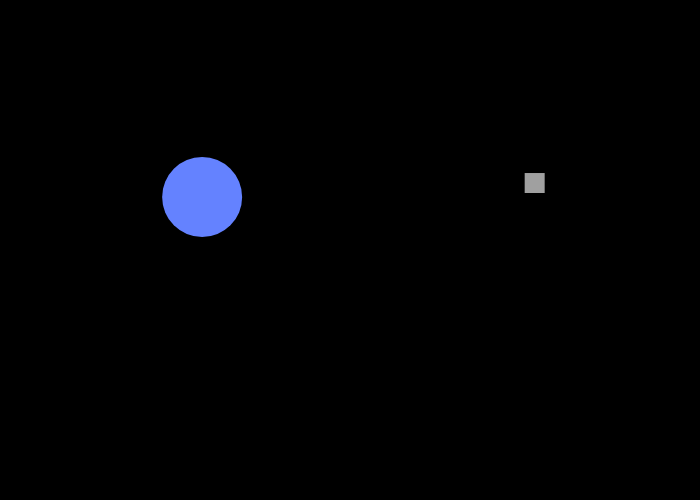
Frame 1 (no input)
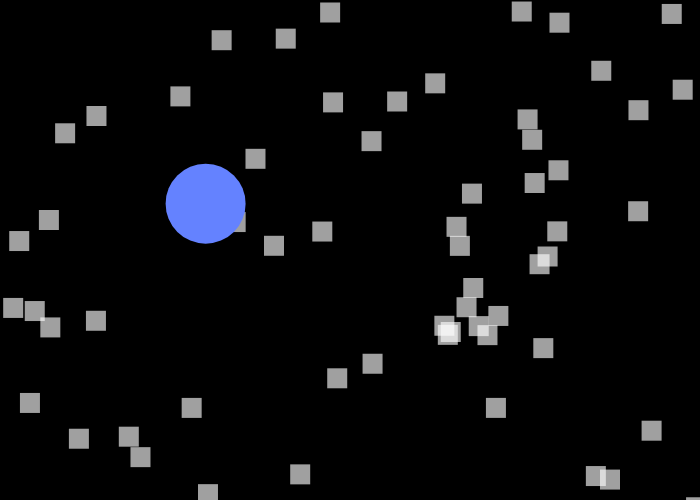
Frame 60 (no input)
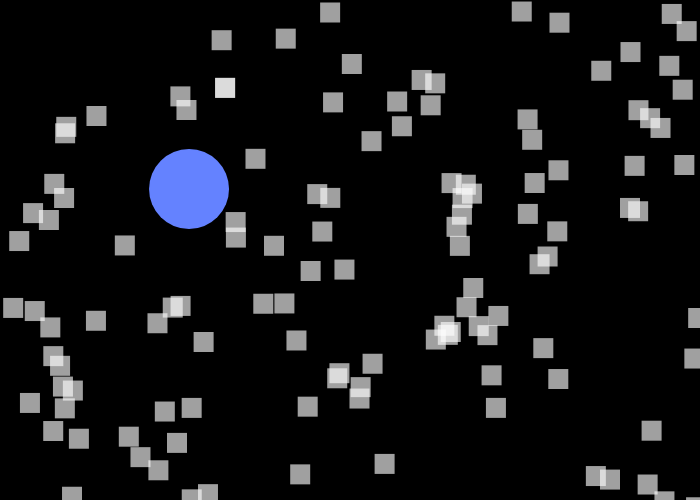
Frame 120 (the mouse pressed at the canvas centre since frame 60)

The p5.js sketch that drew these frames (run headless with seeded random() and noise() and a simulated clock; from frame 60 on, the mouse is pressed at the canvas centre):

// p5.js sketch
// ── sketch.js

let x = 200;
let y = 200;
let extraCanvas;

function setup() {
  createCanvas(700, 500);
  extraCanvas = createGraphics(700, 500);
  extraCanvas.clear();
  background(0);
}

function draw() {
  
  // No trails!
  background(0);
  x += random(-5, 5);
  y += random(-5, 5);
	
  // trails
  //if (mouseIsPressed) {
    extraCanvas.fill(255, 160);
    extraCanvas.noStroke();
    let starX = random(width);
    let starY = random(height);
    extraCanvas.rect(starX, starY, 20, 20);
    //extraCanvas.rect(mouseX, mouseY, 60, 60);
  //}
  
  image(extraCanvas, 0, 0);
  fill(100, 130, 255);
  noStroke();
  rectMode(CENTER);
  ellipse(x, y, 80, 80);

  
}
